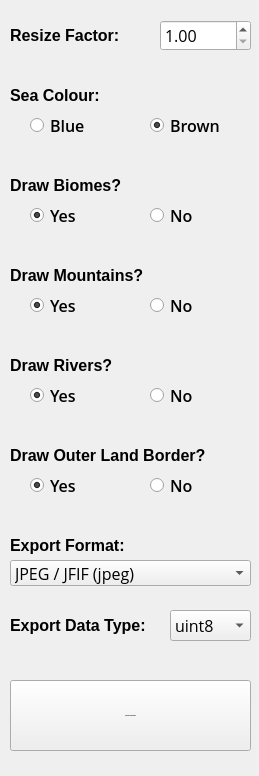
      <widget class="QWidget" name="pgAncient">
       <property name="geometry">
        <rect>
         <x>0</x>
         <y>0</y>
         <width>259</width>
         <height>776</height>
        </rect>
       </property>
       <attribute name="label">
        <string>Ancient Map Options</string>
       </attribute>
       <widget class="QGroupBox" name="grpBiomes">
        <property name="geometry">
         <rect>
          <x>10</x>
          <y>200</y>
          <width>241</width>
          <height>31</height>
         </rect>
        </property>
        <property name="styleSheet">
         <string notr="true">font-family: Open Sans;
font-size: 16px;
font-style: normal;
font-variant: normal;
font-weight: 500;
border:0;</string>
        </property>
        <property name="title">
         <string/>
        </property>
        <widget class="QRadioButton" name="rdoBiomesYes_3">
         <property name="geometry">
          <rect>
           <x>20</x>
           <y>0</y>
           <width>86</width>
           <height>31</height>
          </rect>
         </property>
         <property name="text">
          <string>Yes</string>
         </property>
         <property name="checked">
          <bool>true</bool>
         </property>
        </widget>
        <widget class="QRadioButton" name="rdoBiomesNo_3">
         <property name="geometry">
          <rect>
           <x>140</x>
           <y>0</y>
           <width>86</width>
           <height>31</height>
          </rect>
         </property>
         <property name="text">
          <string>No</string>
         </property>
         <property name="checked">
          <bool>false</bool>
         </property>
        </widget>
       </widget>
       <widget class="QLabel" name="label_36">
        <property name="geometry">
         <rect>
          <x>10</x>
          <y>80</y>
          <width>241</width>
          <height>31</height>
         </rect>
        </property>
        <property name="font">
         <font>
          <pointsize>12</pointsize>
          <weight>75</weight>
          <bold>true</bold>
         </font>
        </property>
        <property name="text">
         <string>Sea Colour:</string>
        </property>
       </widget>
       <widget class="QGroupBox" name="grpSea">
        <property name="geometry">
         <rect>
          <x>10</x>
          <y>110</y>
          <width>241</width>
          <height>31</height>
         </rect>
        </property>
        <property name="styleSheet">
         <string notr="true">font-family: Open Sans;
font-size: 16px;
font-style: normal;
font-variant: normal;
font-weight: 500;
border:0;</string>
        </property>
        <property name="title">
         <string/>
        </property>
        <widget class="QRadioButton" name="rdoSeaBlue_3">
         <property name="geometry">
          <rect>
           <x>20</x>
           <y>0</y>
           <width>86</width>
           <height>31</height>
          </rect>
         </property>
         <property name="text">
          <string>Blue</string>
         </property>
        </widget>
        <widget class="QRadioButton" name="rdoSeaBrown_3">
         <property name="geometry">
          <rect>
           <x>140</x>
           <y>0</y>
           <width>86</width>
           <height>31</height>
          </rect>
         </property>
         <property name="text">
          <string>Brown</string>
         </property>
         <property name="checked">
          <bool>true</bool>
         </property>
        </widget>
       </widget>
       <widget class="QComboBox" name="cboAncData">
        <property name="geometry">
         <rect>
          <x>170</x>
          <y>610</y>
          <width>81</width>
          <height>31</height>
         </rect>
        </property>
        <property name="font">
         <font>
          <family>Open Sans</family>
          <pointsize>12</pointsize>
         </font>
        </property>
        <property name="currentIndex">
         <number>0</number>
        </property>
        <item>
         <property name="text">
          <string>uint8</string>
         </property>
        </item>
        <item>
         <property name="text">
          <string>int16</string>
         </property>
        </item>
        <item>
         <property name="text">
          <string>uint16</string>
         </property>
        </item>
        <item>
         <property name="text">
          <string>int32</string>
         </property>
        </item>
        <item>
         <property name="text">
          <string>uint32</string>
         </property>
        </item>
        <item>
         <property name="text">
          <string>int64</string>
         </property>
        </item>
        <item>
         <property name="text">
          <string>uint64</string>
         </property>
        </item>
        <item>
         <property name="text">
          <string>float16</string>
         </property>
        </item>
        <item>
         <property name="text">
          <string>float32</string>
         </property>
        </item>
        <item>
         <property name="text">
          <string>float64</string>
         </property>
        </item>
       </widget>
       <widget class="QLabel" name="label_37">
        <property name="geometry">
         <rect>
          <x>10</x>
          <y>170</y>
          <width>241</width>
          <height>31</height>
         </rect>
        </property>
        <property name="font">
         <font>
          <pointsize>12</pointsize>
          <weight>75</weight>
          <bold>true</bold>
         </font>
        </property>
        <property name="text">
         <string>Draw Biomes?</string>
        </property>
       </widget>
       <widget class="QLabel" name="label_42">
        <property name="geometry">
         <rect>
          <x>10</x>
          <y>530</y>
          <width>161</width>
          <height>31</height>
         </rect>
        </property>
        <property name="font">
         <font>
          <pointsize>12</pointsize>
          <weight>75</weight>
          <bold>true</bold>
         </font>
        </property>
        <property name="text">
         <string>Export Format:</string>
        </property>
       </widget>
       <widget class="QLabel" name="label_40">
        <property name="geometry">
         <rect>
          <x>10</x>
          <y>440</y>
          <width>241</width>
          <height>31</height>
         </rect>
        </property>
        <property name="font">
         <font>
          <pointsize>12</pointsize>
          <weight>75</weight>
          <bold>true</bold>
         </font>
        </property>
        <property name="text">
         <string>Draw Outer Land Border?</string>
        </property>
       </widget>
       <widget class="QGroupBox" name="grpMountains">
        <property name="geometry">
         <rect>
          <x>10</x>
          <y>290</y>
          <width>241</width>
          <height>31</height>
         </rect>
        </property>
        <property name="styleSheet">
         <string notr="true">font-family: Open Sans;
font-size: 16px;
font-style: normal;
font-variant: normal;
font-weight: 500;
border:0;</string>
        </property>
        <property name="title">
         <string/>
        </property>
        <widget class="QRadioButton" name="rdoMountYes_3">
         <property name="geometry">
          <rect>
           <x>20</x>
           <y>0</y>
           <width>86</width>
           <height>31</height>
          </rect>
         </property>
         <property name="text">
          <string>Yes</string>
         </property>
         <property name="checked">
          <bool>true</bool>
         </property>
        </widget>
        <widget class="QRadioButton" name="rdoMountNo_3">
         <property name="geometry">
          <rect>
           <x>140</x>
           <y>0</y>
           <width>86</width>
           <height>31</height>
          </rect>
         </property>
         <property name="text">
          <string>No</string>
         </property>
         <property name="checked">
          <bool>false</bool>
         </property>
        </widget>
       </widget>
       <widget class="QGroupBox" name="grpRivers">
        <property name="geometry">
         <rect>
          <x>10</x>
          <y>380</y>
          <width>241</width>
          <height>31</height>
         </rect>
        </property>
        <property name="styleSheet">
         <string notr="true">font-family: Open Sans;
font-size: 16px;
font-style: normal;
font-variant: normal;
font-weight: 500;
border:0;</string>
        </property>
        <property name="title">
         <string/>
        </property>
        <widget class="QRadioButton" name="rdoRiverYes_3">
         <property name="geometry">
          <rect>
           <x>20</x>
           <y>0</y>
           <width>86</width>
           <height>31</height>
          </rect>
         </property>
         <property name="text">
          <string>Yes</string>
         </property>
         <property name="checked">
          <bool>true</bool>
         </property>
        </widget>
        <widget class="QRadioButton" name="rdoRiverNo_3">
         <property name="geometry">
          <rect>
           <x>140</x>
           <y>0</y>
           <width>86</width>
           <height>31</height>
          </rect>
         </property>
         <property name="text">
          <string>No</string>
         </property>
         <property name="checked">
          <bool>false</bool>
         </property>
        </widget>
       </widget>
       <widget class="QLabel" name="label_38">
        <property name="geometry">
         <rect>
          <x>10</x>
          <y>260</y>
          <width>241</width>
          <height>31</height>
         </rect>
        </property>
        <property name="font">
         <font>
          <pointsize>12</pointsize>
          <weight>75</weight>
          <bold>true</bold>
         </font>
        </property>
        <property name="text">
         <string>Draw Mountains?</string>
        </property>
       </widget>
       <widget class="QDoubleSpinBox" name="spnResize">
        <property name="geometry">
         <rect>
          <x>160</x>
          <y>20</y>
          <width>91</width>
          <height>31</height>
         </rect>
        </property>
        <property name="font">
         <font>
          <family>Open Sans</family>
          <pointsize>-1</pointsize>
         </font>
        </property>
        <property name="styleSheet">
         <string notr="true">font-family: Open Sans;
font-size: 16px;</string>
        </property>
        <property name="minimum">
         <double>1.000000000000000</double>
        </property>
        <property name="value">
         <double>1.000000000000000</double>
        </property>
       </widget>
       <widget class="QGroupBox" name="grpBorder">
        <property name="geometry">
         <rect>
          <x>10</x>
          <y>470</y>
          <width>241</width>
          <height>31</height>
         </rect>
        </property>
        <property name="styleSheet">
         <string notr="true">font-family: Open Sans;
font-size: 16px;
font-style: normal;
font-variant: normal;
font-weight: 500;
border:0;</string>
        </property>
        <property name="title">
         <string/>
        </property>
        <widget class="QRadioButton" name="rdoLandYes_3">
         <property name="geometry">
          <rect>
           <x>20</x>
           <y>0</y>
           <width>86</width>
           <height>31</height>
          </rect>
         </property>
         <property name="text">
          <string>Yes</string>
         </property>
         <property name="checked">
          <bool>true</bool>
         </property>
        </widget>
        <widget class="QRadioButton" name="rdoLandNo_3">
         <property name="geometry">
          <rect>
           <x>140</x>
           <y>0</y>
           <width>86</width>
           <height>31</height>
          </rect>
         </property>
         <property name="text">
          <string>No</string>
         </property>
         <property name="checked">
          <bool>false</bool>
         </property>
        </widget>
       </widget>
       <widget class="QLabel" name="label_39">
        <property name="geometry">
         <rect>
          <x>10</x>
          <y>350</y>
          <width>241</width>
          <height>31</height>
         </rect>
        </property>
        <property name="font">
         <font>
          <pointsize>12</pointsize>
          <weight>75</weight>
          <bold>true</bold>
         </font>
        </property>
        <property name="text">
         <string>Draw Rivers?</string>
        </property>
       </widget>
       <widget class="QLabel" name="label_41">
        <property name="geometry">
         <rect>
          <x>10</x>
          <y>610</y>
          <width>151</width>
          <height>31</height>
         </rect>
        </property>
        <property name="font">
         <font>
          <pointsize>12</pointsize>
          <weight>75</weight>
          <bold>true</bold>
         </font>
        </property>
        <property name="text">
         <string>Export Data Type:</string>
        </property>
       </widget>
       <widget class="QLabel" name="label_35">
        <property name="geometry">
         <rect>
          <x>10</x>
          <y>20</y>
          <width>121</width>
          <height>31</height>
         </rect>
        </property>
        <property name="font">
         <font>
          <pointsize>12</pointsize>
          <weight>75</weight>
          <bold>true</bold>
         </font>
        </property>
        <property name="text">
         <string>Resize Factor:</string>
        </property>
       </widget>
       <widget class="QComboBox" name="cboAncFormat">
        <property name="geometry">
         <rect>
          <x>10</x>
          <y>560</y>
          <width>241</width>
          <height>26</height>
         </rect>
        </property>
        <property name="font">
         <font>
          <family>Open Sans</family>
          <pointsize>12</pointsize>
         </font>
        </property>
        <property name="currentIndex">
         <number>0</number>
        </property>
        <property name="sizeAdjustPolicy">
         <enum>QComboBox::AdjustToContentsOnFirstShow</enum>
        </property>
        <item>
         <property name="text">
          <string>JPEG / JFIF (jpeg)</string>
         </property>
        </item>
        <item>
         <property name="text">
          <string>Portable Network Graphics (png)</string>
         </property>
        </item>
        <item>
         <property name="text">
          <string>Microsoft Windows Device Independent Bitmap (bmp)</string>
         </property>
        </item>
        <item>
         <property name="text">
          <string>Graphics Interchange Format (gif)</string>
         </property>
        </item>
        <item>
         <property name="text">
          <string>TIFF / BigTIFF / GeoTIFF (tif)</string>
         </property>
        </item>
        <item>
         <property name="text">
          <string>X11 Pixmap (xpm)</string>
         </property>
        </item>
        <item>
         <property name="text">
          <string>Arc/Info Binary Grid (adf)</string>
         </property>
        </item>
        <item>
         <property name="text">
          <string>Bathymetry Attributed Grid (bag)</string>
         </property>
        </item>
        <item>
         <property name="text">
          <string>BSB Nautical Chart Format (kap)</string>
         </property>
        </item>
        <item>
         <property name="text">
          <string>Envisat Image Product (n1)</string>
         </property>
        </item>
        <item>
         <property name="text">
          <string>Erdas Imagine (img)</string>
         </property>
        </item>
        <item>
         <property name="text">
          <string>Erdas Compressed Wavelets (ecw)</string>
         </property>
        </item>
        <item>
         <property name="text">
          <string>ERMapper (ers)</string>
         </property>
        </item>
        <item>
         <property name="text">
          <string>EUMETSAT Archive Native (nat)</string>
         </property>
        </item>
        <item>
         <property name="text">
          <string>FITS (fits)</string>
         </property>
        </item>
        <item>
         <property name="text">
          <string>GDAL Virtual (vrt)</string>
         </property>
        </item>
        <item>
         <property name="text">
          <string>Generic Tagged Arrays (gta)</string>
         </property>
        </item>
        <item>
         <property name="text">
          <string>In Memory Raster (mem)</string>
         </property>
        </item>
        <item>
         <property name="text">
          <string>Japanese DEM (mem)</string>
         </property>
        </item>
        <item>
         <property name="text">
          <string>Swedish Grid RIK (rik)</string>
         </property>
        </item>
        <item>
         <property name="text">
          <string>Terragen Heightfield (ter)</string>
         </property>
        </item>
        <item>
         <property name="text">
          <string>USGS ASCII DEM / CDED (dem)</string>
         </property>
        </item>
        <item>
         <property name="text">
          <string>USGS DOQ 1st Generation (doq)</string>
         </property>
        </item>
        <item>
         <property name="text">
          <string>USGS DOQ New Labelled (doq)</string>
         </property>
        </item>
        <item>
         <property name="text">
          <string>WMO GRIB1 / GRIB2 (grb)</string>
         </property>
        </item>
       </widget>
       <widget class="QPushButton" name="btnGenWorld_3">
        <property name="geometry">
         <rect>
          <x>10</x>
          <y>680</y>
          <width>241</width>
          <height>71</height>
         </rect>
        </property>
        <property name="font">
         <font>
          <pointsize>-1</pointsize>
          <weight>75</weight>
          <bold>true</bold>
         </font>
        </property>
        <property name="text">
         <string>Generate Ancient Map</string>
        </property>
       </widget>
      </widget>
